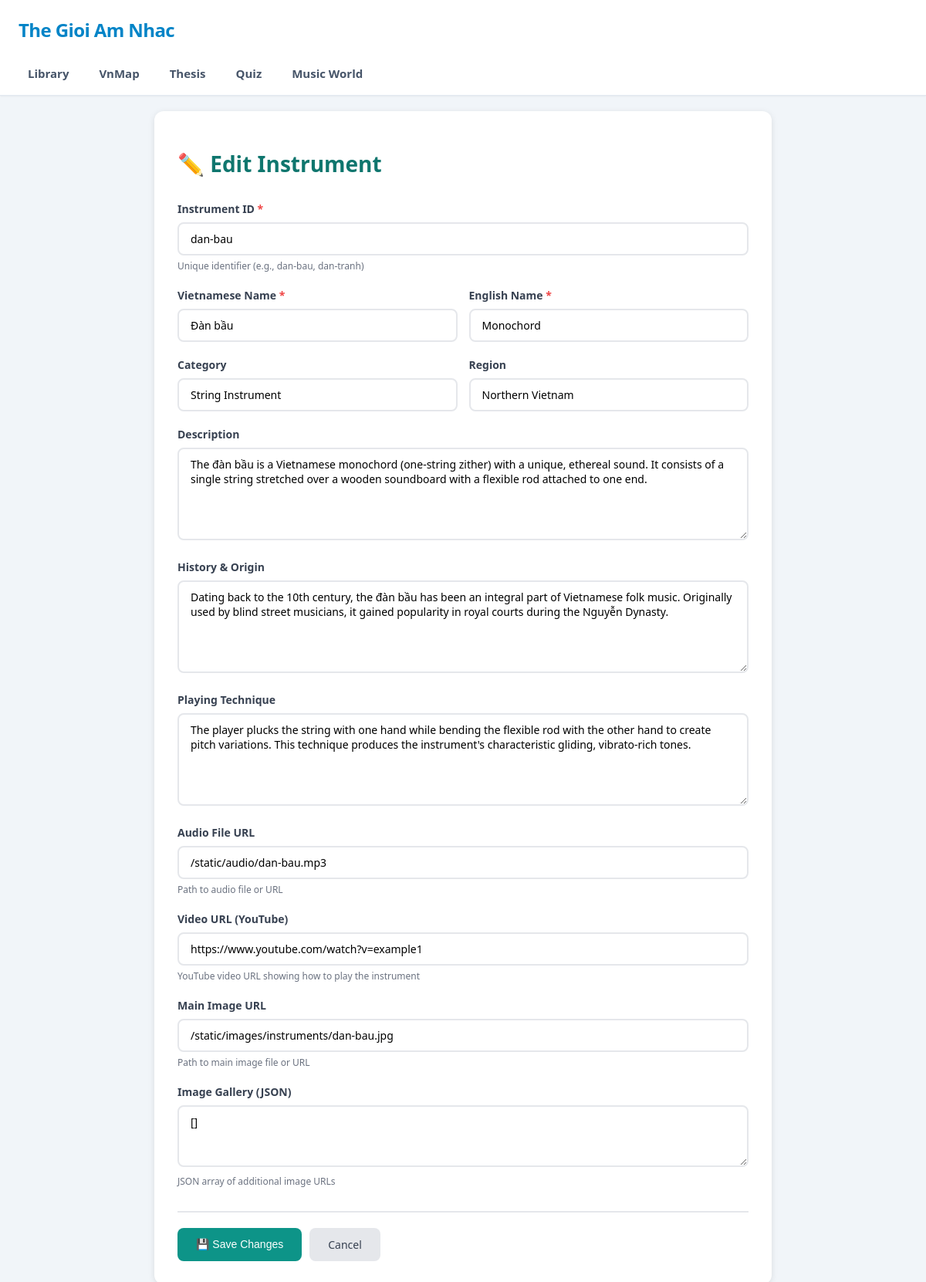
Page /library/edit/dan-bau on the committed database.
### app.py (models this page shows)
class Instrument(db.Model):
    __tablename__ = 'instruments'
    ID = db.Column(db.String(50), primary_key=True, nullable=False)
    Name = db.Column(db.String(255), nullable=False)
    Vietnamese_Name = db.Column(db.String(255), nullable=False)
    Category = db.Column(db.String(100))  # String, Wind, Percussion, etc.
    Region = db.Column(db.String(100))  # North, Central, South Vietnam
    Description = db.Column(db.Text)
    History = db.Column(db.Text)
    Playing_Technique = db.Column(db.Text)
    Audio_File = db.Column(db.String(255))  # Path to audio file
    Video_URL = db.Column(db.String(500))  # YouTube URL
    Image_Main = db.Column(db.String(255))  # Main instrument image
    Image_Gallery = db.Column(db.Text)  # JSON array of additional images
    Created_At = db.Column(db.DateTime, default=db.func.current_timestamp())
    Updated_At = db.Column(db.DateTime, default=db.func.current_timestamp(), onupdate=db.func.current_timestamp())

### app.py (the view)
@app.route('/library/edit/<instrument_id>', methods=['GET'])
def edit_instrument_form(instrument_id):
    instrument = db.session.get(Instrument, instrument_id)
    if not instrument:
        abort(404)
    return render_template('music_library/instrument_form.html', instrument=instrument, action='edit')

### app.py (called while the page is built)
@app.context_processor
def inject_nav():
    try:
        nav_items = get_nav_items()
    except Exception:
        nav_items = []
    return {'nav_items': nav_items}

@app.after_request
def add_header(response):
    response.headers["Cache-Control"] = "no-cache, no-store, must-revalidate"
    response.headers["Pragma"] = "no-cache"
    response.headers["Expires"] = "0"
    return response

### templates/music_library/instrument_form.html (shortened to what this page needs)
<!DOCTYPE html>
<html>
<head>
    <link rel="stylesheet" href="{{ url_for('static', filename='style.css') }}">
</head>
<body>
    {% include 'header.html' %}
    <div class="form-container">
        <h1 class="form-title">
            {% if action == 'add' %}➕ Add New Instrument{% else %}✏️ Edit Instrument{% endif %}
        </h1>
        <form method="POST" action="{% if action == 'add' %}/library/add{% else %}/library/edit/{{ instrument.ID }}{% endif %}">
            <div class="form-group">
                <label class="form-label required" for="ID">Instrument ID</label>
                <input
                    type="text"
                    class="form-input"
                    id="ID"
                    name="ID"
                    value="{% if instrument %}{{ instrument.ID }}{% endif %}"
                    {% if action == 'edit' %}readonly{% endif %}
                    required
                >
                <div class="form-hint">Unique identifier (e.g., dan-bau, dan-tranh)</div>
            </div>
            <div class="form-row">
                <div class="form-group">
                    <label class="form-label required" for="Vietnamese_Name">Vietnamese Name</label>
                    <input
                        type="text"
                        class="form-input"
                        id="Vietnamese_Name"
                        name="Vietnamese_Name"
                        value="{% if instrument %}{{ instrument.Vietnamese_Name }}{% endif %}"
                        placeholder="e.g., Đàn bầu"
                        required
                    >
                </div>
                <div class="form-group">
                    <label class="form-label required" for="Name">English Name</label>
                    <input
                        type="text"
                        class="form-input"
                        id="Name"
                        name="Name"
                        value="{% if instrument %}{{ instrument.Name }}{% endif %}"
                        placeholder="e.g., Monochord"
                        required
                    >
                </div>
            </div>
            <div class="form-row">
                <div class="form-group">
                    <label class="form-label" for="Category">Category</label>
                    <input
                        type="text"
                        class="form-input"
                        id="Category"
                        name="Category"
                        value="{% if instrument %}{{ instrument.Category }}{% endif %}"
                        placeholder="e.g., String, Wind, Percussion"
                    >
                </div>
                <div class="form-group">
                    <label class="form-label" for="Region">Region</label>
                    <input
                        type="text"
                        class="form-input"
                        id="Region"
                        name="Region"
                        value="{% if instrument %}{{ instrument.Region }}{% endif %}"
                        placeholder="e.g., Northern Vietnam, Huế"
                    >
                </div>
            </div>
            <div class="form-group">
                <label class="form-label" for="Description">Description</label>
                <textarea
                    class="form-textarea"
                    id="Description"
                    name="Description"
                    placeholder="Brief description of the instrument..."
                >{% if instrument %}{{ instrument.Description }}{% endif %}</textarea>
            </div>
            <div class="form-group">
                <label class="form-label" for="History">History & Origin</label>
                <textarea
                    class="form-textarea"
                    id="History"
                    name="History"
                    placeholder="Historical background and cultural significance..."
                >{% if instrument %}{{ instrument.History }}{% endif %}</textarea>
            </div>
            <div class="form-group">
                <label class="form-label" for="Playing_Technique">Playing Technique</label>
                <textarea
                    class="form-textarea"
                    id="Playing_Technique"
                    name="Playing_Technique"
                    placeholder="How to play the instrument..."
                >{% if instrument %}{{ instrument.Playing_Technique }}{% endif %}</textarea>
            </div>
            <div class="form-group">
                <label class="form-label" for="Audio_File">Audio File URL</label>
                <input
                    type="text"
                    class="form-input"
                    id="Audio_File"
                    name="Audio_File"
                    value="{% if instrument %}{{ instrument.Audio_File }}{% endif %}"
                    placeholder="/static/audio/dan-bau.mp3"
                >
                <div class="form-hint">Path to audio file or URL</div>
            </div>
            <div class="form-group">
                <label class="form-label" for="Video_URL">Video URL (YouTube)</label>
                <input
                    type="text"
                    class="form-input"
                    id="Video_URL"
                    name="Video_URL"
                    value="{% if instrument %}{{ instrument.Video_URL }}{% endif %}"
                    placeholder="https://www.youtube.com/watch?v=..."
                >
                <div class="form-hint">YouTube video URL showing how to play the instrument</div>
            </div>
            <div class="form-group">
                <label class="form-label" for="Image_Main">Main Image URL</label>
                <input
                    type="text"
                    class="form-input"
                    id="Image_Main"
                    name="Image_Main"
                    value="{% if instrument %}{{ instrument.Image_Main }}{% endif %}"
                    placeholder="/static/images/dan-bau.jpg"
                >
                <div class="form-hint">Path to main image file or URL</div>
            </div>
            <div class="form-group">
                <label class="form-label" for="Image_Gallery">Image Gallery (JSON)</label>
                <textarea
                    class="form-textarea"
                    id="Image_Gallery"
                    name="Image_Gallery"
                    placeholder='["image1.jpg", "image2.jpg"]'
                    style="min-height: 80px;"
                >{% if instrument %}{{ instrument.Image_Gallery }}{% endif %}</textarea>
                <div class="form-hint">JSON array of additional image URLs</div>
            </div>
            <div class="form-actions">
                <button type="submit" class="btn btn-primary">
                    {% if action == 'add' %}➕ Add Instrument{% else %}💾 Save Changes{% endif %}
                </button>
                <a href="{% if action == 'add' %}/library/{% else %}/library/instrument/{{ instrument.ID }}{% endif %}" class="btn btn-secondary">
                    Cancel
                </a>
            </div>
        </form>
    </div>
</body>
</html>

### templates/header.html
<header>
    <h1>The Gioi Am Nhac</h1>
    <nav id="main-nav">
        {% for item in nav_items %}
            <a class="nav-link" href="{{ item.href }}">{{ item.text }}</a>
        {% endfor %}
    </nav>
</header>

### static/style.css (style rules this page uses)
* { box-sizing: border-box; }
body { background-color: #f1f5f9; color: #1e293b; font-family: ui-sans-serif, system-ui, -apple-system, BlinkMacSystemFont, "Segoe UI", Roboto, "Helvetica Neue", Arial, sans-serif; margin: 0; padding: 0; }
header { background-color: #ffffff; color: #1e293b; padding: 10px 24px; border-bottom: 1px solid #e2e8f0; box-shadow: 0 1px 2px 0 rgba(0, 0, 0, 0.05); position: sticky; top: 0; z-index: 1000; }
header h1 { margin: 0; font-size: 24px; font-weight: 700; padding: 12px 0; color: #0284c7; letter-spacing: -0.025em; }
#main-nav { margin: 10px 0 0 0; display: flex; flex-direction: row; gap: 15px; align-items: center; flex-wrap: wrap; padding: 0; }
.nav-link { color: #475569; text-decoration: none; padding: 8px 12px; border-radius: 6px; font-size: 15px; font-weight: 600; transition: all 0.2s ease; display: inline-block; white-space: nowrap; }

### templates/music_library/instrument_form.html (style rules this page uses)
.form-container { max-width: 800px; margin: 20px auto; padding: 30px; background: white; border-radius: 12px; box-shadow: 0 2px 8px rgba(0,0,0,0.1); }
.form-title { font-size: 28px; font-weight: 700; color: #0f766e; margin-bottom: 30px; }
.form-group { margin-bottom: 20px; }
.form-label { display: block; font-weight: 600; color: #374151; margin-bottom: 8px; font-size: 14px; }
.form-label.required::after { content: " *"; color: #ef4444; }
.form-input, .form-textarea { width: 100%; padding: 10px 15px; border: 2px solid #e5e7eb; border-radius: 8px; font-size: 14px; font-family: inherit; transition: border-color 0.2s; }
.form-textarea { min-height: 120px; resize: vertical; }
.form-hint { font-size: 12px; color: #6b7280; margin-top: 5px; }
.form-actions { display: flex; gap: 10px; margin-top: 30px; padding-top: 20px; border-top: 2px solid #e5e7eb; }
.btn { padding: 12px 24px; border-radius: 8px; font-weight: 500; cursor: pointer; border: none; font-size: 14px; text-decoration: none; display: inline-block; }
.btn-primary { background: #0d9488; color: white; }
.btn-secondary { background: #e5e7eb; color: #374151; }
.form-row { display: grid; grid-template-columns: 1fr 1fr; gap: 15px; }

### rows in the picture
Instrument: ID "dan-bau", Vietnamese_Name "Đàn bầu", Name "Monochord", Category "String Instrument", Region "Northern Vietnam", Description "The đàn bầu is a Vietnamese monochord (one-string zither) with a unique, ethereal sound. It consists of a single string stretched over a wooden soundboard with a flexible rod attached to one end.", History "Dating back to the 10th century, the đàn bầu has been an integral part of Vietnamese folk music. Originally used by blind street musicians, it gained popularity in royal courts during the Nguyễn Dynasty.", Playing_Technique "The player plucks the string with one hand while bending the flexible rod with the other hand to create pitch variations. This technique produces the instrument's characteristic gliding, vibrato-rich tones.", Audio_File "/static/audio/dan-bau.mp3", Video_URL "https://www.youtube.com/watch?v=example1", Image_Main "/static/images/instruments/dan-bau.jpg", Image_Gallery "[]"

### other values in the picture
{{ item.text }} "Library" "VnMap" "Thesis" "Quiz" "Music World"
